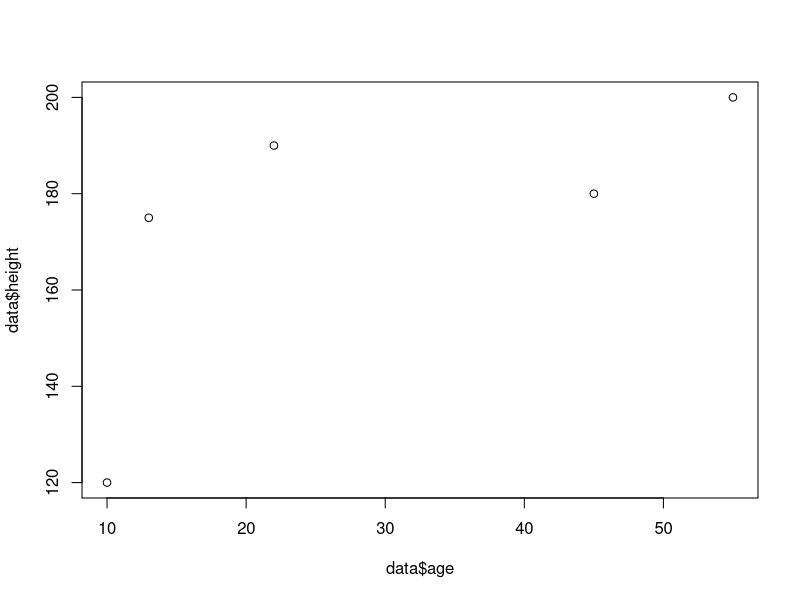
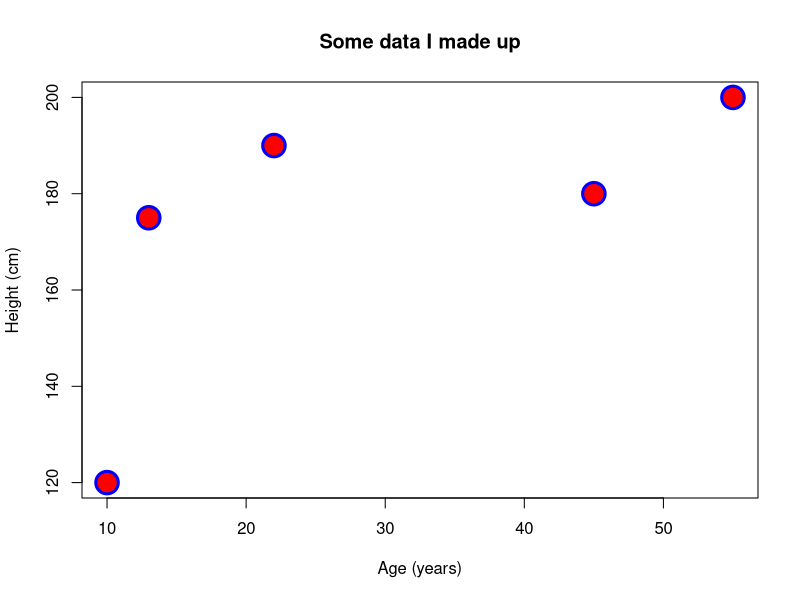
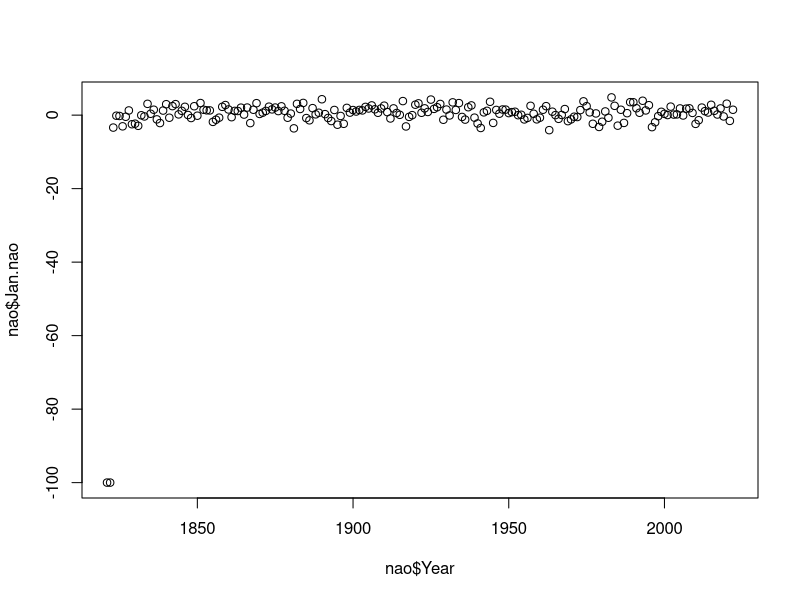
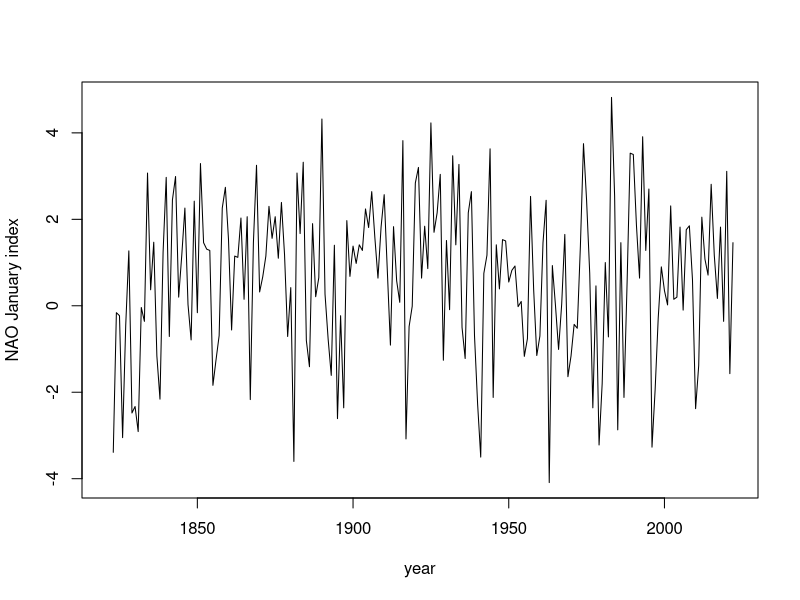

Recreate these plots in R, in order.
## ---- chunk 1
knitr::opts_chunk$set(echo = TRUE)
## ---- chunk 2

5+7

## ---- chunk 3
x <- 5+7
y <- 24
x  # Show what x is
y  # Show what y is
y / x  # Show y divided by x
## ---- chunk 4
z <- 'twelve'
z  # Show what z is
# z / 2 # Try to divide a character string (i.e. a word) by a number
## ---- chunk 5
# Empty block of code for playing around

## ---- chunk 6
library('data.table')

age <- c(55,22,13,45,10)
height <- c(200,190,175,180,120)
data <- data.table(age,height)
data
## ---- chunk 7
data$age[2] # The second age in the list
data$height[5] # The fifst height in the list
## ---- chunk 8
min(data$age)
max(data$height)
## ---- chunk 9
plot(data$age,data$height)
## ---- chunk 10
plot(data$age, data$height,
     main = 'Some data I made up',
     xlab = 'Age (years)',
     ylab = 'Height (cm)',
     cex = 3,
     pch = 21,
     col = 'blue',
     bg = 'red',
     lwd = 3)
## ---- chunk 11
nao <- read.csv('../data/nao.csv')
summary(nao)
## ---- chunk 12
plot(nao$Year,nao$Jan.nao)
## ---- chunk 13
nao[nao == -99.99] <- NA
plot(nao$Year,nao$Jan.nao,
     type = 'l',
     xlab = 'year',
     ylab = 'NAO January index')
